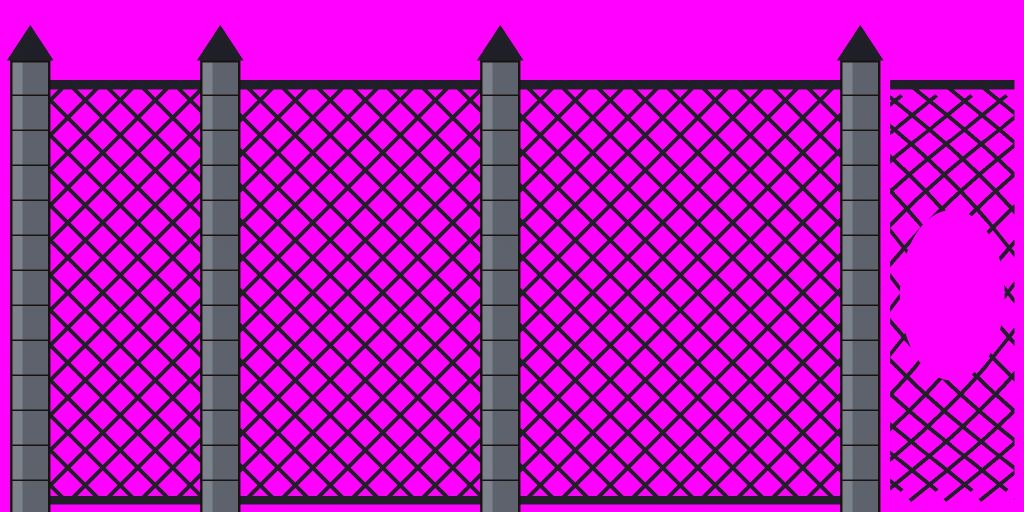
#> input picture tools/art/hfbatch/starts/start-1010-net.webp, 2048 x 1024 px (shown at 1/2 size)
$ python glowcut.py starts/start-1010-net.webp
#> lines starting #> are read from the running program, lines starting #| are printed output that depends on the picture; after the words box and inside, x2 and y2 are one past the last pixel; in counts of white or black regions, pixels touching at a corner belong together
"""Cut World 8's glow-mushroom cluster (2026-10-31; jobs.txt hfb-w8glowcaps-g1, take glowcaps-s72-17) into
src/assets/w6to10/props-made/w8glowcaps.webp: magenta keyed out with its spill (funguscut.py's key), trimmed, 300 px wide; its frame
(anchored at the middle of its foot) is printed for w8DecorData.ts W8GLOW.
    python3 -I tools/art/hfbatch/glowcut.py <take png>
"""
import json, sys
from pathlib import Path
import numpy as np
from PIL import Image

ROOT = Path(__file__).resolve().parents[3]


def key(im):
    a = np.asarray(im.convert('RGB')).astype(np.int16)
    r, g, b = a[..., 0], a[..., 1], a[..., 2]
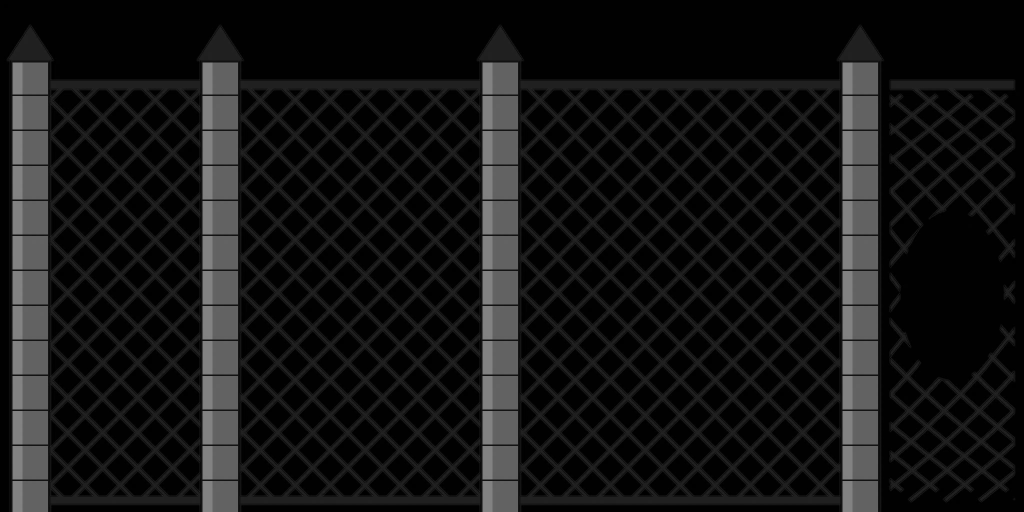
#> g: shape (1024, 2048) int16 (shown at 1/2 size); min 0, max 134, mean 20.7
    mag = (r - g) + (b - g)
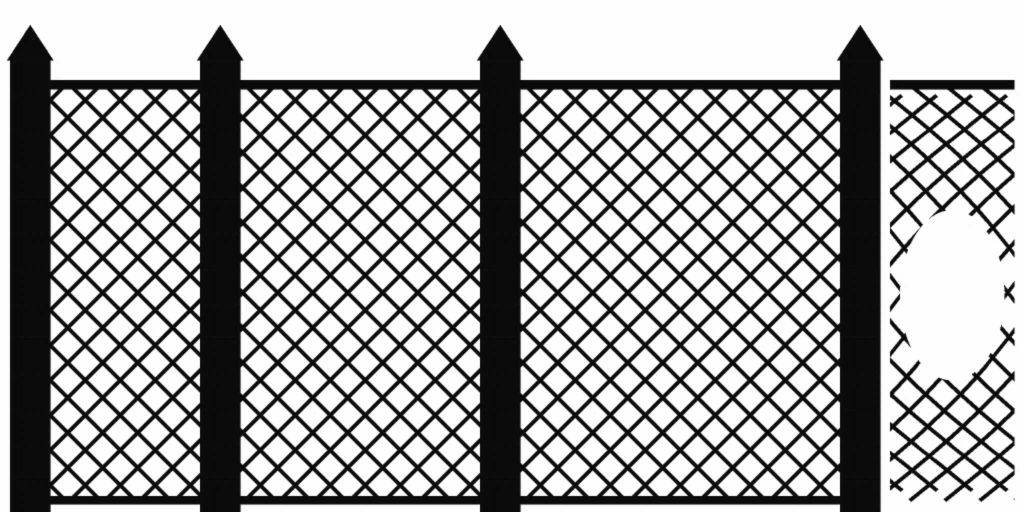
#> mag: shape (1024, 2048) int16 (shown at 1/2 size); min -18, max 510, mean 329.8; drawn with min black and max white
    alpha = np.clip(255 - (mag - 140) * 3, 0, 255).astype(np.uint8)
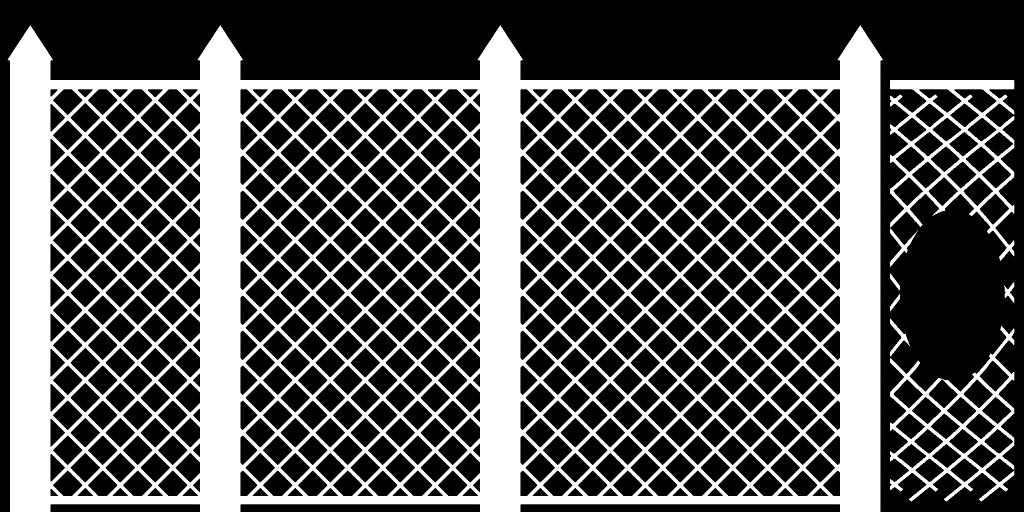
#> alpha: shape (1024, 2048) (shown at 1/2 size); min 0, max 255, mean 86.8
    edge = (alpha > 0) & (alpha < 255)
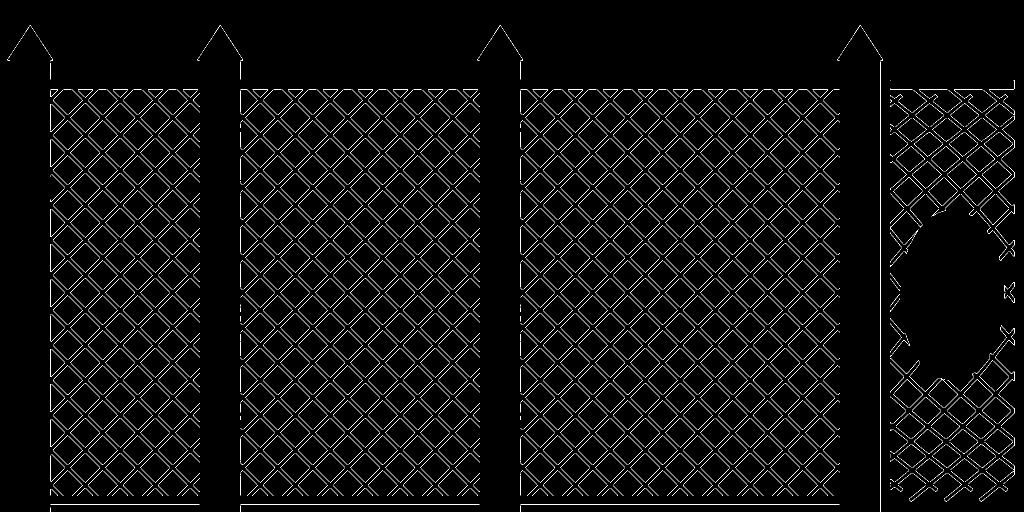
#> edge: shape (1024, 2048) bool (shown at 1/2 size); 3.2% white in thin lines or dots
    a2 = a.copy()
    a2[..., 0] = np.where(edge, np.minimum(r, g + 40), r)
    a2[..., 2] = np.where(edge, np.minimum(b, g + 60), b)
    return Image.fromarray(np.dstack([np.clip(a2, 0, 255).astype(np.uint8), alpha]), 'RGBA')
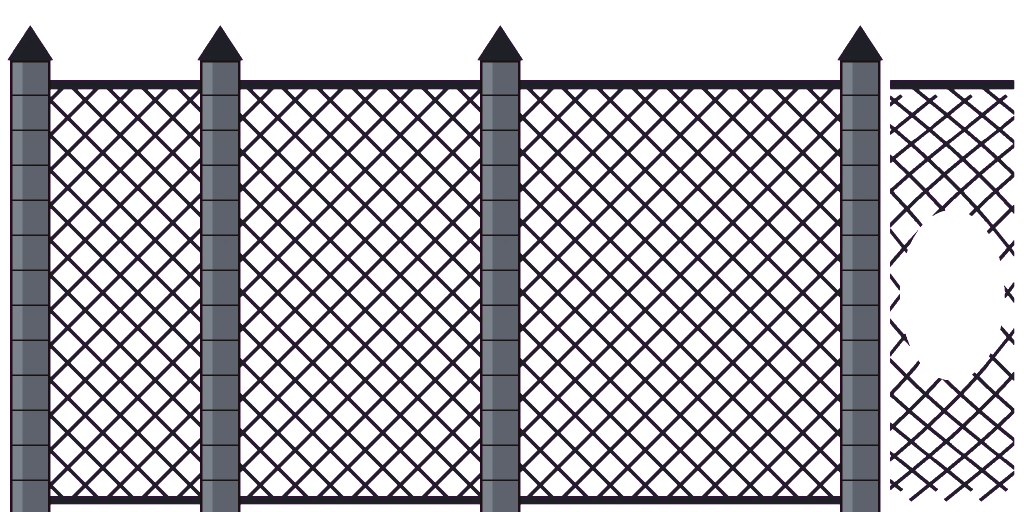
#> returned value: PIL image 2048x1024 RGBA (shown at 1/2 size); mean R, G, B, A 182.6, 20.7, 186.3, 86.8; transparent parts drawn white


im = key(Image.open(sys.argv[1]))
im = im.crop(im.getbbox())
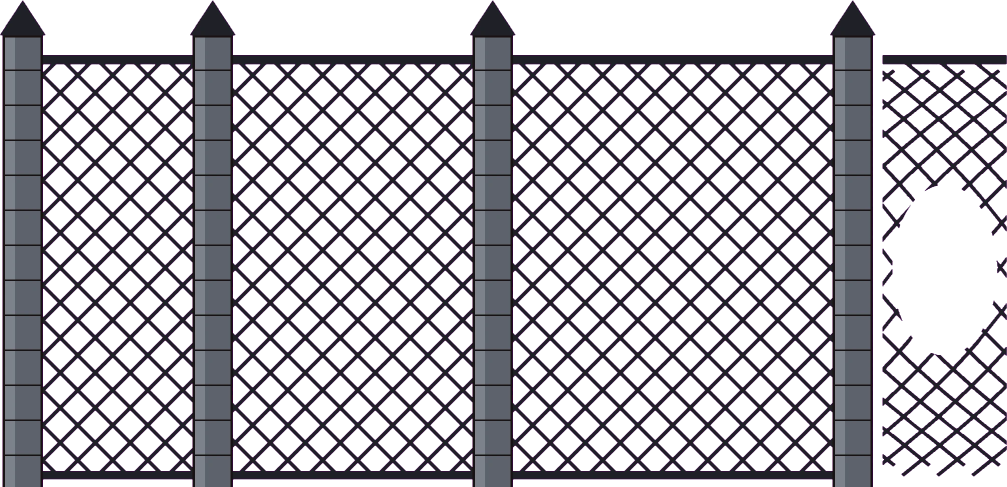
#> im: PIL image 2014x974 RGBA (shown at 1/2 size); mean R, G, B, A 177.6, 22.1, 181.6, 92.8; transparent parts drawn white
im = im.resize((300, round(300 * im.height / im.width)), Image.LANCZOS)
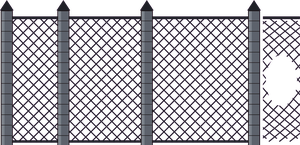
#> im: PIL image 300x145 RGBA; mean R, G, B, A 32.8, 24.7, 40, 94.7; transparent parts drawn white
dst = ROOT / 'src/assets/w6to10/props-made/w8glowcaps.webp'
im.save(dst, 'WEBP', quality=90, method=6)
print(json.dumps({'glow-mushrooms': {'x': 0, 'y': 0, 'w': im.width, 'h': im.height, 'ax': im.width / 2, 'ay': im.height}}))
#| {"glow-mushrooms": {"x": 0, "y": 0, "w": 300, "h": 145, "ax": 150.0, "ay": 145}}

$ run again, on tools/art/hfbatch/starts/start-910-lava.webp
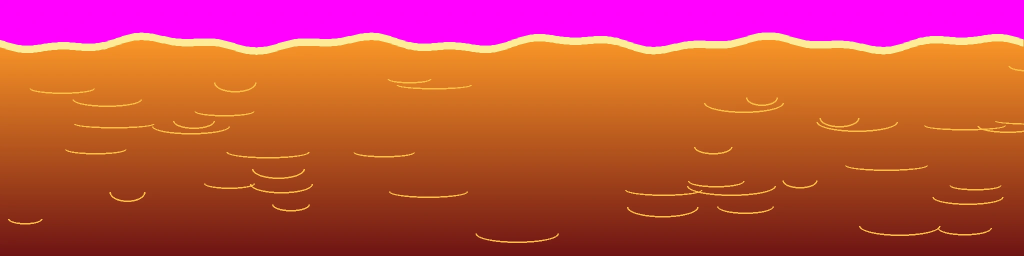
#> input picture tools/art/hfbatch/starts/start-910-lava.webp, 2048 x 512 px (shown at 1/2 size)
#> in key, `edge = (alpha > 0) & (alpha < 255)`:
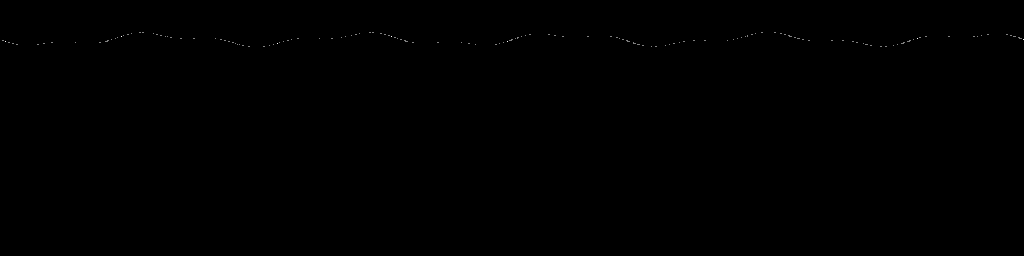
#> edge: shape (512, 2048) bool (shown at 1/2 size); 0.03% white in thin lines or dots, all inside (x1, y1, x2, y2) = (5, 65, 2048, 94)
#> `im = im.resize((300, round(300 * im.height / im.width)), Image.LANCZOS)`:
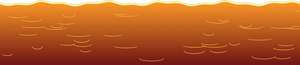
#> im: PIL image 300x65 RGBA; mean R, G, B, A 179.7, 90.3, 36.2, 246.7; transparent parts drawn white
#| {"glow-mushrooms": {"x": 0, "y": 0, "w": 300, "h": 65, "ax": 150.0, "ay": 65}}

$ run again, on tools/art/hfbatch/starts/start-910-ribs.webp
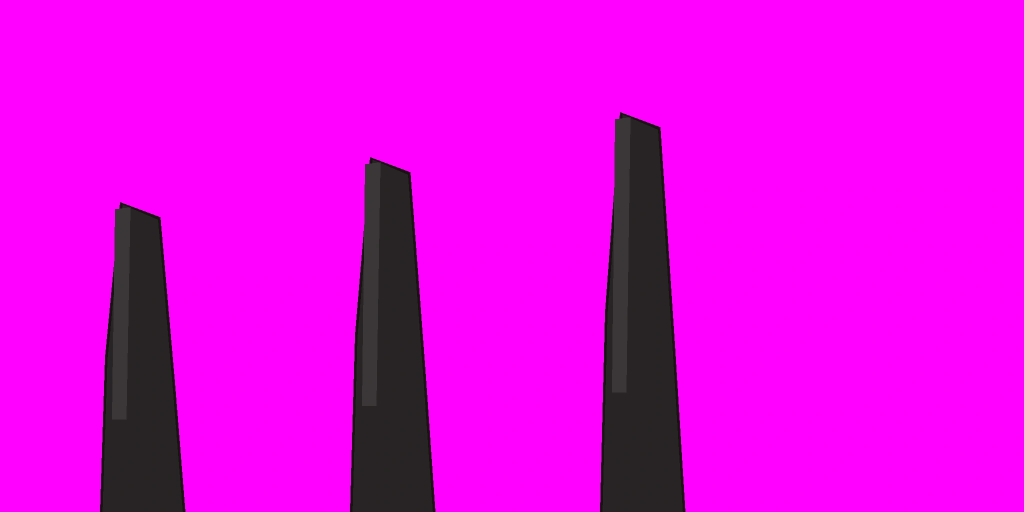
#> input picture tools/art/hfbatch/starts/start-910-ribs.webp, 2048 x 1024 px (shown at 1/2 size)
#> in key, `edge = (alpha > 0) & (alpha < 255)`:
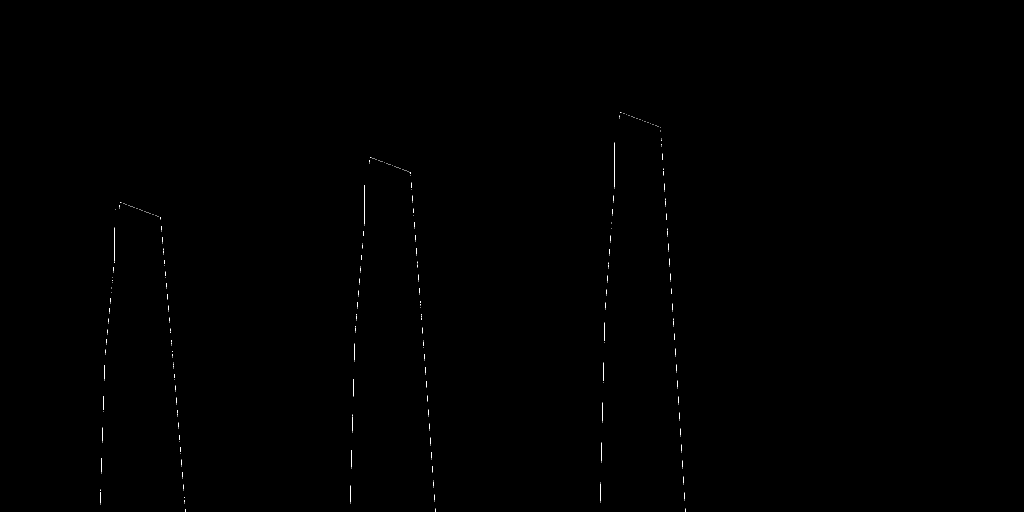
#> edge: shape (1024, 2048) bool (shown at 1/2 size); 0.1% white in thin lines or dots, all inside (x1, y1, x2, y2) = (200, 224, 1371, 1024)
#> `im = im.crop(im.getbbox())`:
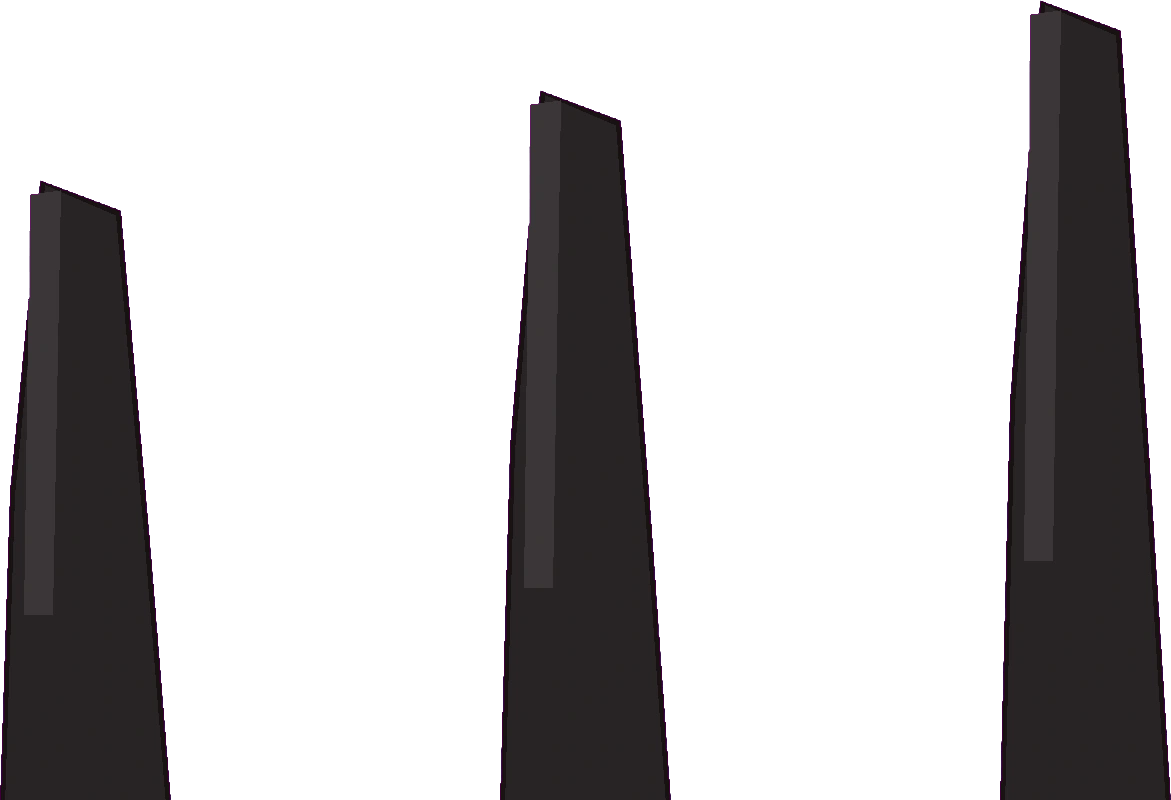
#> im: PIL image 1171x800 RGBA; mean R, G, B, A 192.2, 11.8, 191.3, 74.9; transparent parts drawn white
#| {"glow-mushrooms": {"x": 0, "y": 0, "w": 300, "h": 205, "ax": 150.0, "ay": 205}}

$ run again, on tools/art/hfbatch/starts/start-bossbits.webp
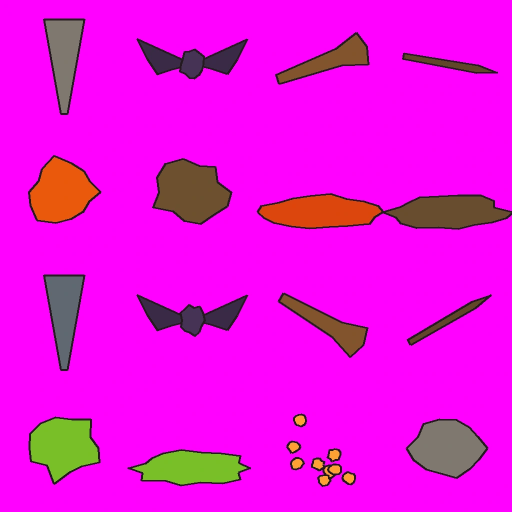
#> input picture tools/art/hfbatch/starts/start-bossbits.webp, 1024 x 1024 px (shown at 1/2 size)
#> edge: shape (1024, 1024) bool; 0.46% white in thin lines or dots, all inside (x1, y1, x2, y2) = (56, 37, 1023, 974)
#> `im = im.resize((300, round(300 * im.height / im.width)), Image.LANCZOS)`:
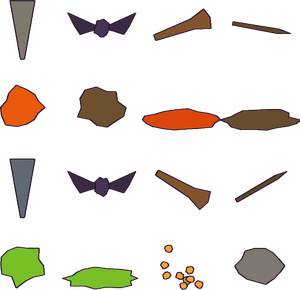
#> im: PIL image 300x290 RGBA; mean R, G, B, A 21.9, 15.4, 11.4, 43.1; transparent parts drawn white
#| {"glow-mushrooms": {"x": 0, "y": 0, "w": 300, "h": 290, "ax": 150.0, "ay": 290}}
